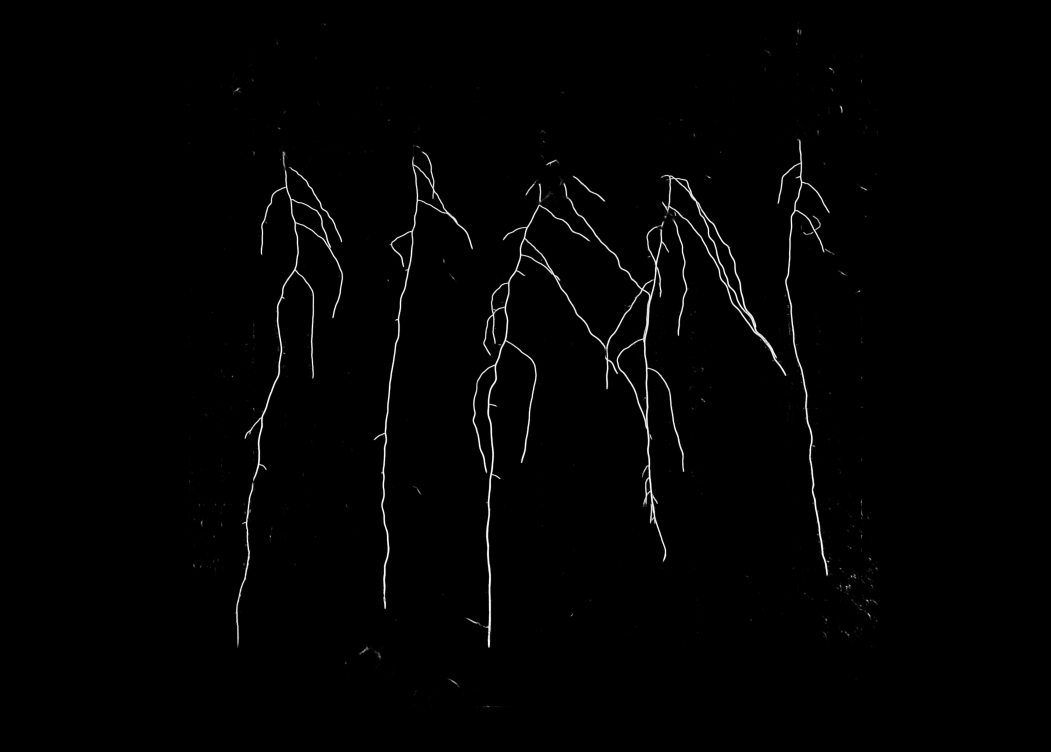
#> input picture Artificial Intelligence Scientist - Computer Vision & Robotics NPEC/1. Computer Vision/Task7/images_mask/measurement_image_3_root_mask_predicted.png, 4202 x 3006 px, found by its file name (shown at 1/4 size)
$ jupyter execute --allow-errors task_7.ipynb
#> lines starting #> are read from the running program, lines starting #| are printed output that depends on the picture; after the words box and inside, x2 and y2 are one past the last pixel; in counts of white or black regions, pixels touching at a corner belong together
[cell 1]
import cv2
import numpy as np
import matplotlib.pyplot as plt


import pandas as pd
import os
import random
import shutil
from shutil import copy
from collections import defaultdict
import tensorflow as tf
import keras.backend as K
from patchify import patchify, unpatchify
import glob
from tensorflow.keras.preprocessing.image import ImageDataGenerator
from keras.optimizers import Adam

---
### Training model to predict roots

[cell 2]
# [15 lines left out: function padder, not called in this run]

[cell 3]
def create_and_save_patches(dataset_type, patch_size, scaling_factor,mask_type):

    for image_path in glob.glob(f'Images for model/{mask_type}/{dataset_type}_images/{dataset_type}/*.png'):
        mask_suffix = f'_{mask_type}_mask.tif'
        path = f'Images for model/{mask_type}'
        mask_path = image_path.replace('images', 'masks').replace('.png', mask_suffix)

        image = cv2.imread(image_path)
        image = padder(image, patch_size)
        if scaling_factor != 1:
            image = cv2.resize(image, (0,0), fx=scaling_factor, fy=scaling_factor)
        patches = patchify(image, (patch_size, patch_size, 1), step=patch_size)
        patches = patches.reshape(-1, patch_size, patch_size, 1)

        image_patch_path = image_path.replace(path, patch_dir)
        for i, patch in enumerate(patches):
            image_patch_path_numbered = f'{image_patch_path[:-4]}_{i}.png'
            cv2.imwrite(image_patch_path_numbered, patch)

        mask_path = image_path.replace('images', 'masks').replace('.png', mask_suffix)
        mask = cv2.imread(mask_path, 0)
        mask = padder(mask, patch_size)
        if scaling_factor != 1:
            mask = cv2.resize(mask, (0,0), fx=scaling_factor, fy=scaling_factor)
        patches = patchify(mask, (patch_size, patch_size), step=patch_size)
        patches = patches.reshape(-1, patch_size, patch_size, 1)

        mask_patch_path = mask_path.replace(path, patch_dir)
        for i, patch in enumerate(patches):
            mask_patch_path_numbered = f'{mask_patch_path[:-4]}_{i}.png'
            cv2.imwrite(mask_patch_path_numbered, patch)

[cell 4]
# Let's implement two custom metrics f1 score and iou
# [25 lines left out: functions f1, iou, not called in this run]

[cell 5]
# U-Net model
# Author: Sreenivas Bhattiprolu
# This code is coming from the videos at the beginning
from keras.models import Model
import keras.backend as K
from keras.layers import Input, Conv2D, MaxPooling2D, UpSampling2D, concatenate, Conv2DTranspose, BatchNormalization, Dropout, Lambda

def simple_unet_model(IMG_HEIGHT, IMG_WIDTH, IMG_CHANNELS, lr):
# Build the model
    inputs = Input((IMG_HEIGHT, IMG_WIDTH, IMG_CHANNELS))
    s = inputs

    # Contraction path
    c1 = Conv2D(16, (3, 3), activation='relu', kernel_initializer='he_normal', padding='same')(s)
    c1 = Dropout(0.1)(c1)
    c1 = Conv2D(16, (3, 3), activation='relu', kernel_initializer='he_normal', padding='same')(c1)
    p1 = MaxPooling2D((2, 2))(c1)

    c2 = Conv2D(32, (3, 3), activation='relu', kernel_initializer='he_normal', padding='same')(p1)
    c2 = Dropout(0.1)(c2)
    c2 = Conv2D(32, (3, 3), activation='relu', kernel_initializer='he_normal', padding='same')(c2)
    p2 = MaxPooling2D((2, 2))(c2)

    c3 = Conv2D(64, (3, 3), activation='relu', kernel_initializer='he_normal', padding='same')(p2)
    c3 = Dropout(0.2)(c3)
    c3 = Conv2D(64, (3, 3), activation='relu', kernel_initializer='he_normal', padding='same')(c3)
    p3 = MaxPooling2D((2, 2))(c3)

    c4 = Conv2D(128, (3, 3), activation='relu', kernel_initializer='he_normal', padding='same')(p3)
    c4 = Dropout(0.2)(c4)
    c4 = Conv2D(128, (3, 3), activation='relu', kernel_initializer='he_normal', padding='same')(c4)
    p4 = MaxPooling2D(pool_size=(2, 2))(c4)

    c5 = Conv2D(256, (3, 3), activation='relu', kernel_initializer='he_normal', padding='same')(p4)
    c5 = Dropout(0.3)(c5)
    c5 = Conv2D(256, (3, 3), activation='relu', kernel_initializer='he_normal', padding='same')(c5)

    # Expansive path
    u6 = Conv2DTranspose(128, (2, 2), strides=(2, 2), padding='same')(c5)
    u6 = concatenate([u6, c4])
    c6 = Conv2D(128, (3, 3), activation='relu', kernel_initializer='he_normal', padding='same')(u6)
    c6 = Dropout(0.2)(c6)
    c6 = Conv2D(128, (3, 3), activation='relu', kernel_initializer='he_normal', padding='same')(c6)

    u7 = Conv2DTranspose(64, (2, 2), strides=(2, 2), padding='same')(c6)
    u7 = concatenate([u7, c3])
    c7 = Conv2D(64, (3, 3), activation='relu', kernel_initializer='he_normal', padding='same')(u7)
    c7 = Dropout(0.2)(c7)
    c7 = Conv2D(64, (3, 3), activation='relu', kernel_initializer='he_normal', padding='same')(c7)

    u8 = Conv2DTranspose(32, (2, 2), strides=(2, 2), padding='same')(c7)
    u8 = concatenate([u8, c2])
    c8 = Conv2D(32, (3, 3), activation='relu', kernel_initializer='he_normal', padding='same')(u8)
    c8 = Dropout(0.1)(c8)
    c8 = Conv2D(32, (3, 3), activation='relu', kernel_initializer='he_normal', padding='same')(c8)

    u9 = Conv2DTranspose(16, (2, 2), strides=(2, 2), padding='same')(c8)
    u9 = concatenate([u9, c1], axis=3)
    c9 = Conv2D(16, (3, 3), activation='relu', kernel_initializer='he_normal', padding='same')(u9)
    c9 = Dropout(0.1)(c9)
    c9 = Conv2D(16, (3, 3), activation='relu', kernel_initializer='he_normal', padding='same')(c9)

    outputs = Conv2D(1, (1, 1), activation='sigmoid')(c9)

    model = Model(inputs=[inputs], outputs=[outputs])
    optimizer = Adam(lr=lr)
    model.compile(optimizer=optimizer,
                  loss='binary_crossentropy',
                  metrics=['accuracy', f1, iou])
    model.summary()

    return model

[cell 6]
patch_size = 128
scaling_factor = 1

[cell 7]
mask_type = 'root'

[cell 8]
patch_dir = 'Images for model/root_patched'
for subdir in ['train_images/train', 'train_masks/train', 'val_images/val', 'val_masks/val','test_images/test','test_masks/test']:
    os.makedirs(os.path.join(patch_dir, subdir), exist_ok=True)

[cell 9]
create_and_save_patches('train', patch_size, scaling_factor, mask_type= mask_type)
create_and_save_patches('val', patch_size, scaling_factor, mask_type= mask_type)

#> (a cell that did not finish here is left out)

#> (a cell that did not finish here is left out)

#> further down, mask is the input picture: shape (3006, 4202); min 0, max 255, mean 2.5

from keras.callbacks import EarlyStopping

cb = EarlyStopping(monitor='val_iou',
                   patience=3   ,
                   restore_best_weights='True',
                   mode='max')

#> (a cell that did not finish here is left out)

[cell 13]
input_dir = r'C:\Users\domin\Desktop\Year 2 Block B\2023-24b-fai2-adsai-DominikSzewczyk224180\1. Computer Vision\Task7\images'
output_dir = r'C:\Users\domin\Desktop\Year 2 Block B\2023-24b-fai2-adsai-DominikSzewczyk224180\1. Computer Vision\Task7\images_mask'

os.makedirs(output_dir, exist_ok=True)

image_files = [f for f in os.listdir(input_dir) if f.endswith('.tif')]

# Loop through each image file
for image_file in image_files:
    image_path = os.path.join(input_dir, image_file)

    # Read the image
    image = cv2.imread(image_path)
    image = padder(image, patch_size)

    patches = patchify(image, (patch_size, patch_size, 1), step=patch_size)

    i = patches.shape[0]
    j = patches.shape[1]

    patches = patches.reshape(-1, patch_size, patch_size, 1)
    patches.shape

    preds = model_root.predict(patches/255)

    preds = preds.reshape(i, j, 128, 128)

    predicted_mask = unpatchify(preds, (image.shape[0], image.shape[1]))

    # Cropping the predicted mask
    crop_top, crop_bottom, crop_left, crop_right = 33, 33, 11, 11
    predicted_mask = predicted_mask[crop_top:-crop_bottom, crop_left:-crop_right]

    # Apply thresholding to the predicted mask if needed
    # threshold = 0.5
    # predicted_mask = (predicted_mask > threshold).astype(np.uint8)

    output_filename = image_file.replace('.tif', '_root_mask_predicted.png')
    output_file = os.path.join(output_dir, output_filename)
    cv2.imwrite(output_file, predicted_mask * 255)

[cell 14]
def visualize_detected_instances(mask_path):
    combined_mask = cv2.imread(mask_path, cv2.IMREAD_GRAYSCALE)

    cv2.line(combined_mask, (1377, 0), (1350, combined_mask.shape[0]), (0, 0, 0), thickness=5)
    cv2.line(combined_mask, (1895, 0), (2000, combined_mask.shape[0]), (0, 0, 0), thickness=5)
    cv2.line(combined_mask, (2415, 0), (2500, combined_mask.shape[0]), (0, 0, 0), thickness=5)
    # cv2.line(combined_mask, (2920, 0), (3000, combined_mask.shape[0]), (0, 0, 0), thickness=5)

    combined_mask = cv2.medianBlur(combined_mask, 7)
    _, thresholded = cv2.threshold(combined_mask, 2, 255, cv2.THRESH_BINARY)


    kernel = np.ones((5, 5), np.uint8)
    morphed = cv2.morphologyEx(thresholded, cv2.MORPH_CLOSE, kernel)
    morphed = cv2.morphologyEx(morphed, cv2.MORPH_OPEN, kernel)

    contours, _ = cv2.findContours(morphed, cv2.RETR_EXTERNAL, cv2.CHAIN_APPROX_SIMPLE)
#> contours = 218 contours, 14 with area under 20; largest, box (x1, y1, x2, y2) and area: (2448, 698, 3155, 2253) 112372, (935, 589, 1364, 2591) 45865, (1945, 733, 2453, 1854) 40030, (1493, 607, 1894, 2437) 34924, (3108, 553, 3339, 2305) 28298


    filtered_contours = [contour for contour in contours if cv2.contourArea(contour) > 5000]
#> filtered_contours = 6 contours; box (x1, y1, x2, y2) and area: (2448, 698, 3155, 2253) 112372, (935, 589, 1364, 2591) 45865, (1945, 733, 2453, 1854) 40030, (1493, 607, 1894, 2437) 34924, (3108, 553, 3339, 2305) 28298, (1857, 1933, 1971, 2591) 8158

    contours_to_use = sorted(filtered_contours, key=cv2.contourArea, reverse=True)[:len(filtered_contours)]
#> contours_to_use has the same summary as filtered_contours

    instance_id = 0
    for contour in contours_to_use:
        x, y, w, h = cv2.boundingRect(contour)
        cv2.putText(combined_mask, str(instance_id), (x, y - 10), cv2.FONT_HERSHEY_SIMPLEX, 0.5, (255, 255, 255), 2)
        cv2.rectangle(combined_mask, (x, y), (x + w, y + h), (255, 255, 255), 3)
        instance_id += 1
#> this loop made 6 passes
#> (x, y, w, h) on passes 1 to 4: (2448, 698, 707, 1555), (935, 589, 429, 2002), (1945, 733, 508, 1121), (1493, 607, 401, 1830)
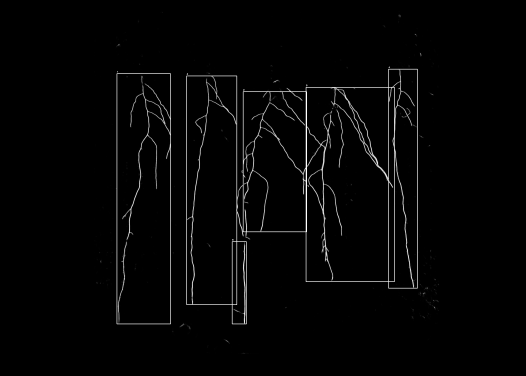
#> combined_mask: shape (3006, 4202) (shown at 1/8 size); min 0, max 255, mean 4.5
#> after the loop, instance_id = 6


    plt.imshow(combined_mask, cmap='gray')
    plt.show()

[cell 15]
mask_path = r"C:\Users\domin\Desktop\Year 2 Block B\2023-24b-fai2-adsai-DominikSzewczyk224180\1. Computer Vision\Task7\images_mask\measurement_image_3_root_mask_predicted.png"
mask = cv2.imread(mask_path, 0)

plt.imshow(mask, cmap='gray')

[cell 16]
mask_path = r"C:\Users\domin\Desktop\Year 2 Block B\2023-24b-fai2-adsai-DominikSzewczyk224180\1. Computer Vision\Task7\images_mask\measurement_image_3_root_mask_predicted.png"
visualize_detected_instances(mask_path)

[cell 17]
def save_detected_instances_with_crop(original_image_path, mask_path, save_path):
    original_image = cv2.imread(original_image_path)
    combined_mask = cv2.imread(mask_path, cv2.IMREAD_GRAYSCALE)
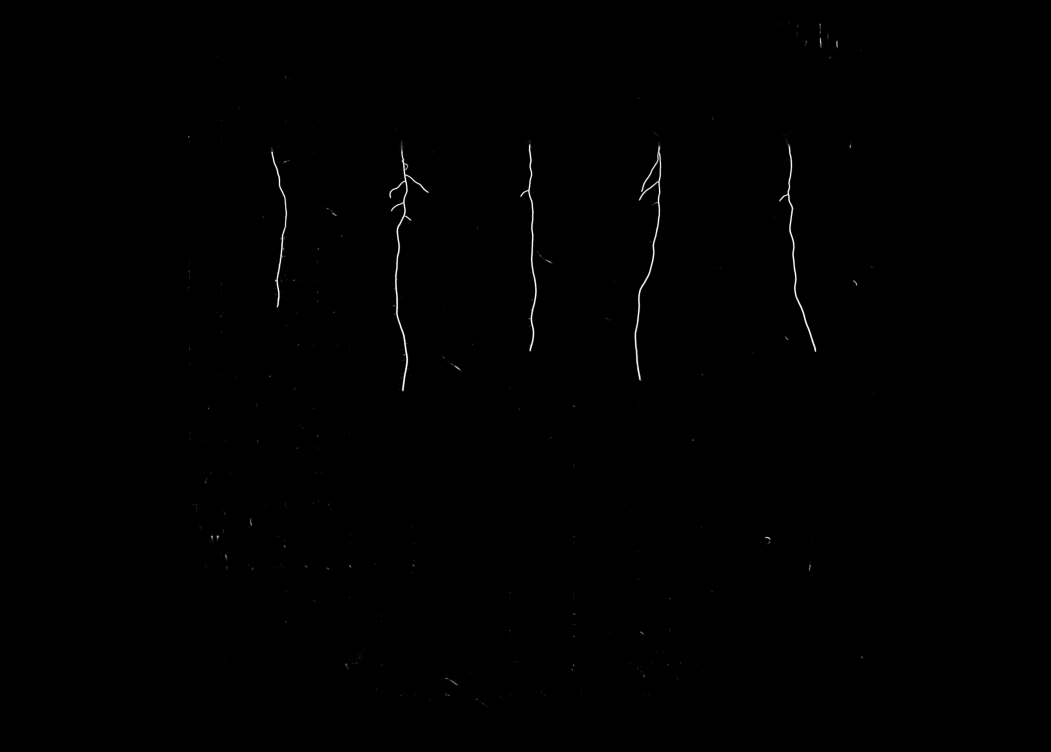
#> input picture Artificial Intelligence Scientist - Computer Vision & Robotics NPEC/1. Computer Vision/Task7/images_mask/measurement_image_1_root_mask_predicted.png, 4202 x 3006 px, found by its file name (shown at 1/4 size)
#> combined_mask is the input picture: shape (3006, 4202); min 0, max 255, mean 0.6

    cv2.line(combined_mask, (1377, 0), (1350, combined_mask.shape[0]), (0, 0, 0), thickness=5)
    cv2.line(combined_mask, (1895, 0), (2000, combined_mask.shape[0]), (0, 0, 0), thickness=5)
    cv2.line(combined_mask, (2415, 0), (2500, combined_mask.shape[0]), (0, 0, 0), thickness=5)
    cv2.line(combined_mask, (2920, 0), (3000, combined_mask.shape[0]), (0, 0, 0), thickness=5)

    _, thresholded = cv2.threshold(combined_mask, 5, 255, cv2.THRESH_BINARY)

    kernel = np.ones((5, 5), np.uint8)
    morphed = cv2.morphologyEx(thresholded, cv2.MORPH_CLOSE, kernel)
    morphed = cv2.morphologyEx(morphed, cv2.MORPH_OPEN, kernel)

    contours, _ = cv2.findContours(morphed, cv2.RETR_EXTERNAL, cv2.CHAIN_APPROX_SIMPLE)
#> contours = 148 contours, 19 with area under 20; largest, box (x1, y1, x2, y2) and area: (2537, 564, 2647, 1525) 14295, (1556, 562, 1717, 1567) 12546, (2080, 560, 2149, 1409) 8178, (3115, 554, 3266, 1409) 7874, (1083, 589, 1150, 1233) 6018

    filtered_contours = [contour for contour in contours if cv2.contourArea(contour) > 5000]
#> filtered_contours = 5 contours; box (x1, y1, x2, y2) and area: (2537, 564, 2647, 1525) 14295, (1556, 562, 1717, 1567) 12546, (2080, 560, 2149, 1409) 8178, (3115, 554, 3266, 1409) 7874, (1083, 589, 1150, 1233) 6018

    # Sort contours by their x-coordinate
    contours_to_use = sorted(filtered_contours, key=lambda c: cv2.boundingRect(c)[0])
#> contours_to_use has the same summary as filtered_contours

    instance_id = 0
    for contour in contours_to_use:
        x, y, w, h = cv2.boundingRect(contour)

        # Crop corresponding regions from the original image
        instance_crop = original_image[y:y+h, x:x+w]

        instance_img_filename = f"instance_{instance_id}.png"
        instance_img_save_path = os.path.join(save_path, instance_img_filename)
        cv2.imwrite(instance_img_save_path, instance_crop)

        # Save the instance's mask
        instance_mask_filename = f"instance_{instance_id}_mask.png"
        instance_mask_save_path = os.path.join(save_path, instance_mask_filename)
        cv2.imwrite(instance_mask_save_path, combined_mask[y:y+h, x:x+w])

        instance_id += 1
#> this loop made 1 pass
#> (x, y, w, h) on pass 1: (1083, 589, 67, 644)
#> after the loop, instance_id = 0
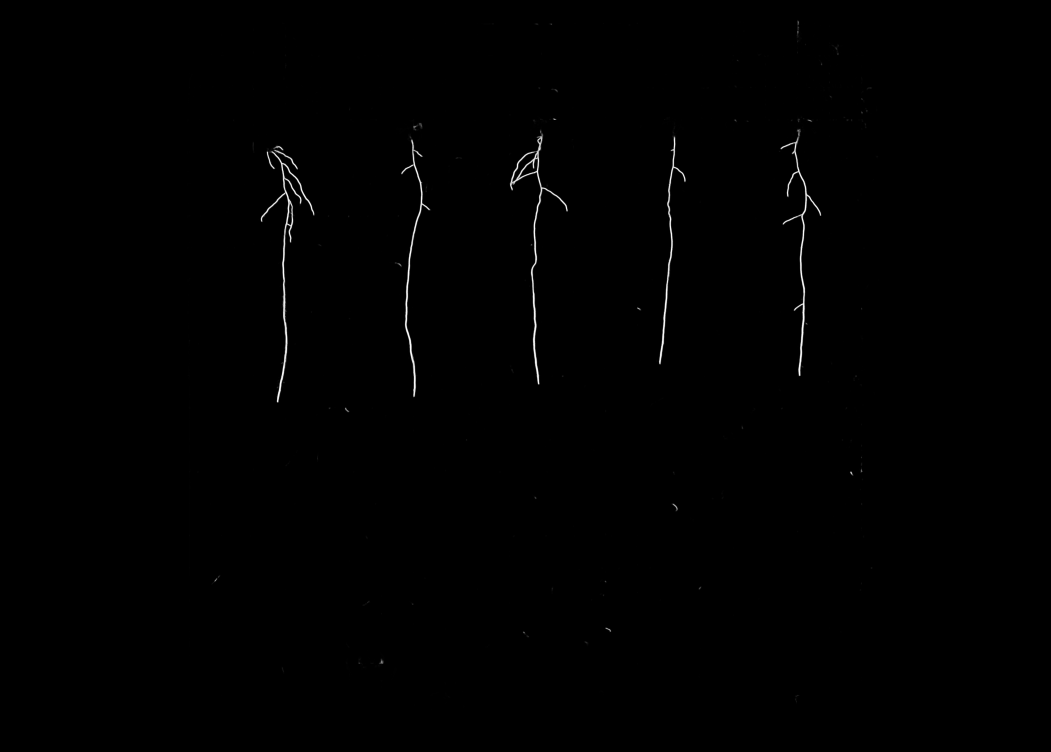
#> input picture Artificial Intelligence Scientist - Computer Vision & Robotics NPEC/1. Computer Vision/Task7/images_mask/measurement_image_2_root_mask_predicted.png, 4202 x 3006 px, found by its file name (shown at 1/4 size)
#> in save_detected_instances_with_crop, combined_mask is the input picture: shape (3006, 4202); min 0, max 255, mean 0.9
#> in save_detected_instances_with_crop (call 2), `contours, _ = cv2.findContours(morphed, cv2.RETR_EXTERNAL, cv2.CHAIN_A..`: contours = 65 contours, 9 with area under 20; largest, box (x1, y1, x2, y2) and area: (1042, 580, 1259, 1611) 20122, (2037, 518, 2272, 1539) 20106, (3121, 514, 3286, 1505) 12953, (1603, 537, 1723, 1589) 11324, (2635, 521, 2744, 1459) 9441
#> in save_detected_instances_with_crop (call 2), `filtered_contours = [contour for contour in contours if cv2.contourAre..`: filtered_contours = 5 contours; box (x1, y1, x2, y2) and area: (1042, 580, 1259, 1611) 20122, (2037, 518, 2272, 1539) 20106, (3121, 514, 3286, 1505) 12953, (1603, 537, 1723, 1589) 11324, (2635, 521, 2744, 1459) 9441
#> in save_detected_instances_with_crop (call 2), `contours_to_use = sorted(filtered_contours, key=lambda c: cv2.bounding..`: contours_to_use has the same summary as filtered_contours
#> this loop made 1 pass
#> (x, y, w, h) on pass 1: (1042, 580, 217, 1031)
#> after the loop, instance_id = 0

[cell 18]
def save_detected_instances_with_crop_1(original_image_path, mask_path, save_path):
    original_image = cv2.imread(original_image_path)
    combined_mask = cv2.imread(mask_path, cv2.IMREAD_GRAYSCALE)

    cv2.line(combined_mask, (1377, 0), (1350, combined_mask.shape[0]), (0, 0, 0), thickness=5)
    cv2.line(combined_mask, (1895, 0), (2000, combined_mask.shape[0]), (0, 0, 0), thickness=5)
    cv2.line(combined_mask, (2415, 0), (2500, combined_mask.shape[0]), (0, 0, 0), thickness=5)
    cv2.line(combined_mask, (2920, 0), (3000, combined_mask.shape[0]), (0, 0, 0), thickness=5)

    _, thresholded = cv2.threshold(combined_mask, 5, 255, cv2.THRESH_BINARY)

    kernel = np.ones((5, 5), np.uint8)
    morphed = cv2.morphologyEx(thresholded, cv2.MORPH_CLOSE, kernel)
    morphed = cv2.morphologyEx(morphed, cv2.MORPH_OPEN, kernel)

    contours, _ = cv2.findContours(morphed, cv2.RETR_EXTERNAL, cv2.CHAIN_APPROX_SIMPLE)
#> contours = 213 contours, 32 with area under 20; largest, box (x1, y1, x2, y2) and area: (2448, 698, 2950, 2252) 88524, (937, 599, 1364, 2592) 41700, (1945, 735, 2453, 1854) 37286, (1494, 607, 1894, 2437) 32590, (3108, 553, 3339, 2305) 25418

    filtered_contours = [contour for contour in contours if cv2.contourArea(contour) > 8000]
#> filtered_contours = 6 contours; box (x1, y1, x2, y2) and area: (2448, 698, 2950, 2252) 88524, (937, 599, 1364, 2592) 41700, (1945, 735, 2453, 1854) 37286, (1494, 607, 1894, 2437) 32590, (3108, 553, 3339, 2305) 25418, (2954, 1114, 3155, 1505) 8086

    # Sort contours by their x-coordinate
    contours_to_use = sorted(filtered_contours, key=lambda c: cv2.boundingRect(c)[0])
#> contours_to_use has the same summary as filtered_contours

    instance_id = 0
    for contour in contours_to_use:
        x, y, w, h = cv2.boundingRect(contour)

        # Crop corresponding regions from the original image
        instance_crop = original_image[y:y+h, x:x+w]

        instance_img_filename = f"instance_{instance_id}.png"
        instance_img_save_path = os.path.join(save_path, instance_img_filename)
        cv2.imwrite(instance_img_save_path, instance_crop)

        # Save the instance's mask
        instance_mask_filename = f"instance_{instance_id}_mask.png"
        instance_mask_save_path = os.path.join(save_path, instance_mask_filename)
        cv2.imwrite(instance_mask_save_path, combined_mask[y:y+h, x:x+w])

        instance_id += 1
#> this loop made 1 pass
#> (x, y, w, h) on pass 1: (937, 599, 427, 1993)
#> after the loop, instance_id = 0

[cell 19]
original_image_path = r"C:\Users\domin\Desktop\Year 2 Block B\2023-24b-fai2-adsai-DominikSzewczyk224180\1. Computer Vision\Task7\images\measurement_image_1.tif"
mask_path = r"C:\Users\domin\Desktop\Year 2 Block B\2023-24b-fai2-adsai-DominikSzewczyk224180\1. Computer Vision\Task7\images_mask\measurement_image_1_root_mask_predicted.png"
save_path = r"C:\Users\domin\Desktop\Year 2 Block B\2023-24b-fai2-adsai-DominikSzewczyk224180\1. Computer Vision\Task7\separeted_plants_1"
#> (the rest of this cell did not finish here and is left out)

[cell 20]
original_image_path = r"C:\Users\domin\Desktop\Year 2 Block B\2023-24b-fai2-adsai-DominikSzewczyk224180\1. Computer Vision\Task7\images\measurement_image_2.tif"
mask_path = r"C:\Users\domin\Desktop\Year 2 Block B\2023-24b-fai2-adsai-DominikSzewczyk224180\1. Computer Vision\Task7\images_mask\measurement_image_2_root_mask_predicted.png"
save_path = r"C:\Users\domin\Desktop\Year 2 Block B\2023-24b-fai2-adsai-DominikSzewczyk224180\1. Computer Vision\Task7\separeted_plants_2"
#> (the rest of this cell did not finish here and is left out)

[cell 21]
original_image_path = r"C:\Users\domin\Desktop\Year 2 Block B\2023-24b-fai2-adsai-DominikSzewczyk224180\1. Computer Vision\Task7\images\measurement_image_3.tif"
mask_path = r"C:\Users\domin\Desktop\Year 2 Block B\2023-24b-fai2-adsai-DominikSzewczyk224180\1. Computer Vision\Task7\images_mask\measurement_image_3_root_mask_predicted.png"
save_path = r"C:\Users\domin\Desktop\Year 2 Block B\2023-24b-fai2-adsai-DominikSzewczyk224180\1. Computer Vision\Task7\separeted_plants_3"
#> (the rest of this cell did not finish here and is left out)

---
### task 6

[cell 22]
from skimage.morphology import skeletonize
from skimage.morphology import remove_small_objects


from skan import Skeleton, summarize
from skan.csr import skeleton_to_csgraph
from skan import draw

[cell 23]
root_1 = cv2.imread(f'separeted_plants_1\instance_0_mask.png', 0)
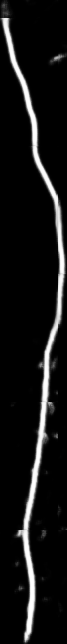
#> input picture Artificial Intelligence Scientist - Computer Vision & Robotics NPEC/1. Computer Vision/Task7/separeted_plants_1/instance_0_mask.png, 67 x 644 px, found by its file name
#> root_1 is the input picture: shape (644, 67); min 0, max 255, mean 21.2
plt.imshow(root_1, cmap='gray')

[cell 24]
root_1 = cv2.medianBlur(root_1, 7)

skeleton = skeletonize(root_1)

cleaned_skeleton = remove_small_objects(skeleton, min_size=100, connectivity=2)
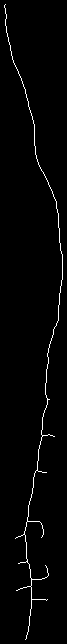
#> cleaned_skeleton: shape (644, 67) bool; 1.8% white in thin lines or dots, all inside (x1, y1, x2, y2) = (4, 4, 63, 640)

# Display the cleaned skeletonized image
plt.imshow(cleaned_skeleton, cmap='gray')


plt.show()
